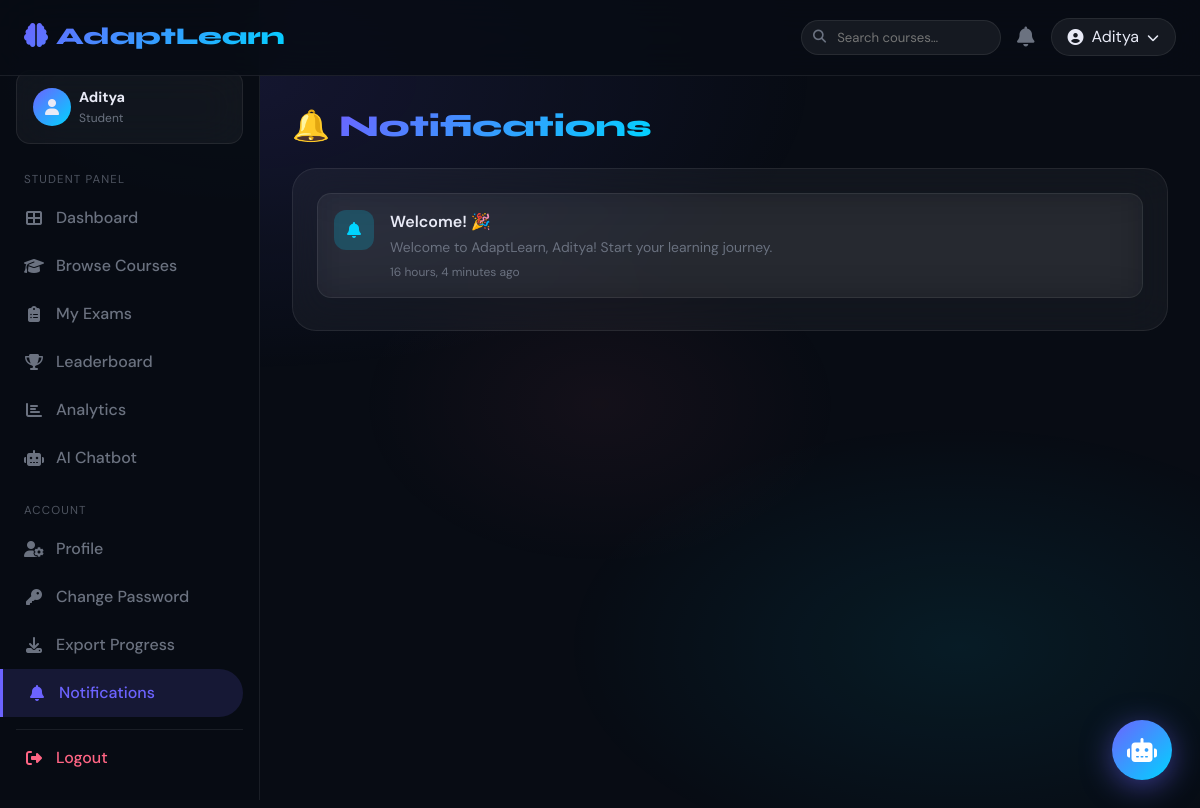
The app's page /notifications/ (signed in) with its own data.
### learning/models.py (models this page shows, shortened)
class UserProfile(models.Model):
    ROLE_CHOICES = [('student', 'Student'), ('instructor', 'Instructor'), ('admin', 'Admin')]
    user = models.OneToOneField(User, on_delete=models.CASCADE, related_name='profile')
    role = models.CharField(max_length=20, choices=ROLE_CHOICES, default='student')
    avatar = models.ImageField(upload_to='avatars/', null=True, blank=True)
    bio = models.TextField(blank=True)
    phone = models.CharField(max_length=15, blank=True)
    date_of_birth = models.DateField(null=True, blank=True)
    learning_style = models.CharField(max_length=50, blank=True)  # visual/auditory/reading/kinesthetic
    skill_level = models.CharField(max_length=20, default='beginner',
                                   choices=[('beginner','Beginner'),('intermediate','Intermediate'),('advanced','Advanced')])
    total_points = models.IntegerField(default=0)
    created_at = models.DateTimeField(auto_now_add=True)
    updated_at = models.DateTimeField(auto_now=True)

class Notification(models.Model):
    TYPE_CHOICES = [
        ('enrollment','Enrollment'), ('exam','Exam'),
        ('result','Result'), ('payment','Payment'),
        ('system','System'), ('achievement','Achievement'),
    ]
    recipient   = models.ForeignKey(User, on_delete=models.CASCADE, related_name='notifications')
    title       = models.CharField(max_length=200)
    message     = models.TextField()
    notif_type  = models.CharField(max_length=20, choices=TYPE_CHOICES, default='system')
    is_read     = models.BooleanField(default=False)
    link        = models.CharField(max_length=300, blank=True)
    created_at  = models.DateTimeField(auto_now_add=True)
    class Meta:
        ordering = ['-created_at']

### learning/views.py (the view)
# urls.py: path('notifications/', views.notifications, name='notifications'),
@login_required
def notifications(request):
    notifs = Notification.objects.filter(recipient=request.user)
    notifs.filter(is_read=False).update(is_read=True)
    return render(request, 'learning/notifications.html', {'notifications': notifs})

### learning/context_processors.py (called while the page is built)
def notifications_processor(request):
    if request.user.is_authenticated:
        count = Notification.objects.filter(recipient=request.user, is_read=False).count()
        return {'unread_notifications_count': count}
    return {'unread_notifications_count': 0}

### templates/learning/notifications.html (shortened to what this page needs)
{% extends 'base.html' %}
{% block content %}
<div class="mb-4" data-aos="fade-down">
  <h1 style="font-family:'Syne',sans-serif;font-size:1.9rem;font-weight:800">🔔 <span class="gradient-text">Notifications</span></h1>
</div>
<div class="glass p-4" style="border-radius:24px">
  {% for n in notifications %}
  <div class="d-flex align-items-start gap-3 p-3 mb-2 glass {% if not n.is_read %}border-start border-3{% endif %}"
       style="border-radius:14px;{% if not n.is_read %}border-color:var(--accent)!important{% endif %}">
    <div style="width:40px;height:40px;border-radius:12px;flex-shrink:0;display:flex;align-items:center;justify-content:center;
      {% if n.notif_type == 'enrollment' %}background:rgba(108,99,255,.2){% elif n.notif_type == 'result' %}background:rgba(0,230,118,.2){% elif n.notif_type == 'payment' %}background:rgba(255,215,0,.2){% elif n.notif_type == 'achievement' %}background:rgba(255,107,53,.2){% else %}background:rgba(0,212,255,.2){% endif %}">
      <i class="fas {% if n.notif_type == 'enrollment' %}fa-graduation-cap{% elif n.notif_type == 'result' %}fa-trophy{% elif n.notif_type == 'payment' %}fa-credit-card{% elif n.notif_type == 'achievement' %}fa-star{% else %}fa-bell{% endif %}"
         style="{% if n.notif_type == 'enrollment' %}color:var(--accent){% elif n.notif_type == 'result' %}color:var(--green){% elif n.notif_type == 'payment' %}color:var(--gold){% else %}color:var(--accent2){% endif %}"></i>
    </div>
    <div class="flex-grow-1">
      <div style="font-weight:600;margin-bottom:.2rem">{{ n.title }}</div>
      <div style="font-size:.87rem;color:var(--muted)">{{ n.message }}</div>
      <div style="font-size:.75rem;color:var(--muted);margin-top:.3rem">{{ n.created_at|timesince }} ago</div>
    </div>
  </div>
  {% empty %}
  <div class="text-center py-5" style="color:var(--muted)">
    <i class="fas fa-bell-slash fa-3x mb-3"></i>
    <h3>All caught up!</h3>
    <p>No notifications to show.</p>
  </div>
  {% endfor %}
</div>
{% endblock %}

### templates/base.html (shortened to what this page needs)
{% load static %}{% load learning_extras %}
<!DOCTYPE html>
<html lang="en" data-theme="dark">
<head>
  <link href="https://cdn.jsdelivr.net/npm/bootstrap@5.3.2/dist/css/bootstrap.min.css" rel="stylesheet" />
  <link href="https://cdnjs.cloudflare.com/ajax/libs/font-awesome/6.5.0/css/all.min.css" rel="stylesheet" />
  <link href="https://cdn.jsdelivr.net/npm/aos@2.3.4/dist/aos.css" rel="stylesheet" />
  <link href="{% static 'css/main.css' %}" rel="stylesheet"/>
</head>
<body>
  <nav class="navbar navbar-expand-lg">
    <div class="container-fluid px-4">
      <a class="navbar-brand" href="{% url 'home' %}">
        <i class="fas fa-brain me-2"></i>AdaptLearn
      </a>
      <div class="ms-auto d-flex align-items-center gap-3">
        {% if request.user.is_authenticated %}
        <form action="{% url 'search' %}" method="get" class="d-none d-lg-flex align-items-center">
          <div style="position:relative">
            <i class="fas fa-search" style="position:absolute;left:.75rem;top:50%;transform:translateY(-50%);color:var(--muted);font-size:.82rem"></i>
            <input type="text" name="q" placeholder="Search courses…"
                   style="background:rgba(255,255,255,.06);border:1px solid var(--border);border-radius:50px;color:var(--text);padding:.42rem .9rem .42rem 2.2rem;font-size:.82rem;width:200px;outline:none;transition:all .2s"
                   onfocus="this.style.width='260px';this.style.borderColor='var(--accent)'"
                   onblur="this.style.width='200px';this.style.borderColor='var(--border)'">
          </div>
        </form>
          <a href="{% url 'notifications' %}" class="position-relative" style="color:var(--muted)">
            <i class="fas fa-bell fa-lg"></i>
          </a>
          <div class="dropdown">
            <button class="btn d-flex align-items-center gap-2 px-3"
                    style="background:rgba(255,255,255,.06);border:1px solid var(--border);border-radius:50px;color:var(--text)"
                    data-bs-toggle="dropdown">
              <i class="fas fa-user-circle"></i>
              <span class="d-none d-md-inline">{{ request.user.first_name|default:request.user.username }}</span>
              <i class="fas fa-chevron-down fa-xs"></i>
            </button>
          </div>
        {% else %}
          <a href="{% url 'user_login' %}" class="btn-outline-glow btn">Login</a>
          <a href="{% url 'user_register' %}" class="btn-primary-glow btn">Sign Up</a>
        {% endif %}
      </div>
    </div>
  </nav>
  {% if request.user.is_authenticated %}
  <div class="d-flex">
    <aside class="sidebar" id="sidebar">
      <div class="px-3 mb-2">
        <div class="d-flex align-items-center gap-2 p-3 glass" style="border-radius:14px">
          <div style="width:38px;height:38px;background:linear-gradient(135deg,var(--accent),var(--accent2));
                      border-radius:50%;display:flex;align-items:center;justify-content:center;font-size:1rem">
            <i class="fas fa-user"></i>
          </div>
          <div>
            <div style="font-weight:700;font-size:.9rem">{{ request.user.first_name|default:request.user.username }}</div>
            <div style="font-size:.75rem;color:var(--muted)">{{ request.user.profile.role|title|default:"Student" }}</div>
          </div>
        </div>
      </div>
      {% if request.user.profile.role != 'instructor' and request.user.profile.role != 'admin' %}
      <div class="sidebar-section">Student Panel</div>
      <a href="{% url 'dashboard' %}" class="sidebar-link {% if request.resolver_match.url_name == 'dashboard' %}active{% endif %}">
        <i class="fas fa-th-large"></i> Dashboard
      </a>
      <a href="{% url 'course_list' %}" class="sidebar-link {% if request.resolver_match.url_name == 'course_list' %}active{% endif %}">
        <i class="fas fa-graduation-cap"></i> Browse Courses
      </a>
      <a href="{% url 'exam_list' %}" class="sidebar-link {% if request.resolver_match.url_name == 'exam_list' %}active{% endif %}">
        <i class="fas fa-clipboard-list"></i> My Exams
      </a>
      <a href="{% url 'leaderboard' %}" class="sidebar-link {% if request.resolver_match.url_name == 'leaderboard' %}active{% endif %}">
        <i class="fas fa-trophy"></i> Leaderboard
      </a>
      <a href="{% url 'analytics' %}" class="sidebar-link {% if request.resolver_match.url_name == 'analytics' %}active{% endif %}">
        <i class="fas fa-chart-bar"></i> Analytics
      </a>
      <a href="{% url 'chatbot' %}" class="sidebar-link {% if request.resolver_match.url_name == 'chatbot' %}active{% endif %}">
        <i class="fas fa-robot"></i> AI Chatbot
      </a>
      {% endif %}
      <div class="sidebar-section">Account</div>
      <a href="{% url 'profile' %}"
         class="sidebar-link {% if request.resolver_match.url_name == 'profile' %}active{% endif %}">
        <i class="fas fa-user-cog"></i> Profile
      </a>
      <a href="{% url 'change_password' %}"
         class="sidebar-link {% if request.resolver_match.url_name == 'change_password' %}active{% endif %}">
        <i class="fas fa-key"></i> Change Password
      </a>
      {% if request.user.profile.role != 'instructor' and request.user.profile.role != 'admin' %}
      <a href="{% url 'progress_report' %}" class="sidebar-link">
        <i class="fas fa-download"></i> Export Progress
      </a>
      {% endif %}
      <a href="{% url 'notifications' %}"
         class="sidebar-link {% if request.resolver_match.url_name == 'notifications' %}active{% endif %}">
        <i class="fas fa-bell"></i> Notifications
      </a>
      <div style="height:1px;background:rgba(255,255,255,.08);margin:.75rem 1rem .25rem"></div>
      <a href="{% url 'logout' %}" class="sidebar-link mb-3" style="color:var(--accent3)">
        <i class="fas fa-sign-out-alt"></i> Logout
      </a>
    </aside>
    <main class="main-content flex-grow-1" style="min-height:calc(100vh - 68px)">
      {% block content %}{% endblock %}
    </main>
  </div>
  <button class="chatbot-fab" onclick="window.location='{% url 'chatbot' %}'" title="AI Chatbot">
    <i class="fas fa-robot"></i>
  </button>
  {% else %}
  <main style="position:relative;z-index:1">{% block extra_content %}{% endblock %}</main>
  {% endif %}
</body>
</html>

### static/css/main.css (style rules this page uses)
:root { --bg: #080c14; --bg2: #0d1220; --bg3: #111827; --card: rgba(255,255,255,0.045); --border: rgba(255,255,255,0.08); --accent: #6c63ff; --accent2: #00d4ff; --accent3: #ff6584; --gold: #ffd700; --green: #00e676; --red: #ff4757; --text: #e8eaf6; --text2: #a5b4c8; --muted: #6b7280; --radius: 16px; --radius-lg: 24px; --radius-xl: 32px; --shadow: 0 8px 32px rgba(0,0,0,.45); --shadow-lg: 0 20px 60px rgba(0,0,0,.5); --glow-sm: 0 0 20px rgba(108,99,255,.2); --glow: 0 0 40px rgba(108,99,255,.3); --glow-lg: 0 0 80px rgba(108,99,255,.4); --transition: .25s cubic-bezier(.4,0,.2,1); }
.gradient-text { background: linear-gradient(135deg, var(--accent), var(--accent2)); -webkit-background-clip: text; -webkit-text-fill-color: transparent; background-clip: text; }
.display-font, h1, h2, h3, h4, h5 { font-family: 'Syne', sans-serif; }
.glass { background: var(--card); border: 1px solid var(--border); backdrop-filter: blur(20px); -webkit-backdrop-filter: blur(20px); border-radius: var(--radius); }

### templates/base.html (style rules this page uses)
:root { --bg: #080c14; --bg2: #0d1220; --bg3: #111827; --card: rgba(255,255,255,0.045); --border: rgba(255,255,255,0.08); --accent: #6c63ff; --accent2: #00d4ff; --accent3: #ff6584; --gold: #ffd700; --green: #00e676; --text: #e8eaf6; --muted: #6b7280; --radius: 16px; --radius-lg: 24px; --shadow: 0 8px 32px rgba(0,0,0,.45); --glow: 0 0 40px rgba(108,99,255,.25); }
*, *::before, *::after { box-sizing: border-box; margin: 0; padding: 0; }
html { scroll-behavior: smooth; }
body { font-family: 'DM Sans', sans-serif; background: var(--bg); color: var(--text); min-height: 100vh; overflow-x: hidden; }
body::before { content: ''; position: fixed; inset: 0; background: radial-gradient(ellipse 80% 60% at 20% 10%, rgba(108,99,255,.12) 0%, transparent 60%), radial-gradient(ellipse 60% 50% at 80% 80%, rgba(0,212,255,.08) 0%, transparent 55%), radial-gradient(ellipse 40% 40% at 50% 50%, rgba(255,101,132,.05) 0%, transparent 50%); pointer-events: none; z-index: 0; }
h1,h2,h3,h4,h5,h6, .display-font { font-family: 'Syne', sans-serif; font-weight: 700; }
.gradient-text { background: linear-gradient(135deg, var(--accent) 0%, var(--accent2) 100%); -webkit-background-clip: text; -webkit-text-fill-color: transparent; background-clip: text; }
.glass { background: var(--card); border: 1px solid var(--border); backdrop-filter: blur(20px); -webkit-backdrop-filter: blur(20px); border-radius: var(--radius); }
.navbar { background: rgba(8,12,20,.85) !important; backdrop-filter: blur(24px); -webkit-backdrop-filter: blur(24px); border-bottom: 1px solid var(--border); padding: .9rem 0; position: sticky; top: 0; z-index: 1000; }
.navbar-brand { font-family: 'Syne', sans-serif; font-size: 1.5rem; font-weight: 800; background: linear-gradient(135deg,#6c63ff,#00d4ff); -webkit-background-clip: text; -webkit-text-fill-color: transparent; background-clip: text; }
.sidebar { width: 260px; min-height: 100vh; background: rgba(8,12,20,.95); border-right: 1px solid var(--border); position: fixed; top: 0; left: 0; padding-top: 70px; z-index: 900; transition: transform .3s; }
.sidebar-link { display: flex; align-items: center; gap: .75rem; padding: .75rem 1.5rem; color: var(--muted); text-decoration: none; border-radius: 0 50px 50px 0; margin-right: 1rem; transition: all .2s; font-weight: 500; }
.sidebar-link:hover, .sidebar-link.active { background: rgba(108,99,255,.15); color: var(--accent); border-left: 3px solid var(--accent); }
.sidebar-link i { width: 20px; text-align: center; }
.sidebar-section { font-size: .72rem; letter-spacing: .1em; text-transform: uppercase; color: var(--muted); padding: 1.2rem 1.5rem .4rem; opacity: .7; }
.main-content { margin-left: 260px; padding: 2rem; position: relative; z-index: 1; }
.chatbot-fab { position: fixed; bottom: 28px; right: 28px; width: 60px; height: 60px; border-radius: 50%; background: linear-gradient(135deg, var(--accent), var(--accent2)); color: #fff; font-size: 1.5rem; display: flex; align-items: center; justify-content: center; cursor: pointer; box-shadow: 0 6px 30px rgba(108,99,255,.5); z-index: 8000; border: none; transition: transform .25s, box-shadow .25s; animation: pulse 2.5s infinite; }
a { color: var(--accent); text-decoration: none; }

### records on screen
Notification: title "Welcome! 🎉", message "Welcome to AdaptLearn, Aditya! Start your learning journey.", created_at "16 hours, 4 minutes"

### other values on screen
{{ request.user.first_name|default:request.user.username }} "Aditya"
{{ request.user.profile.role|title|default:"Student" }} "Student"
